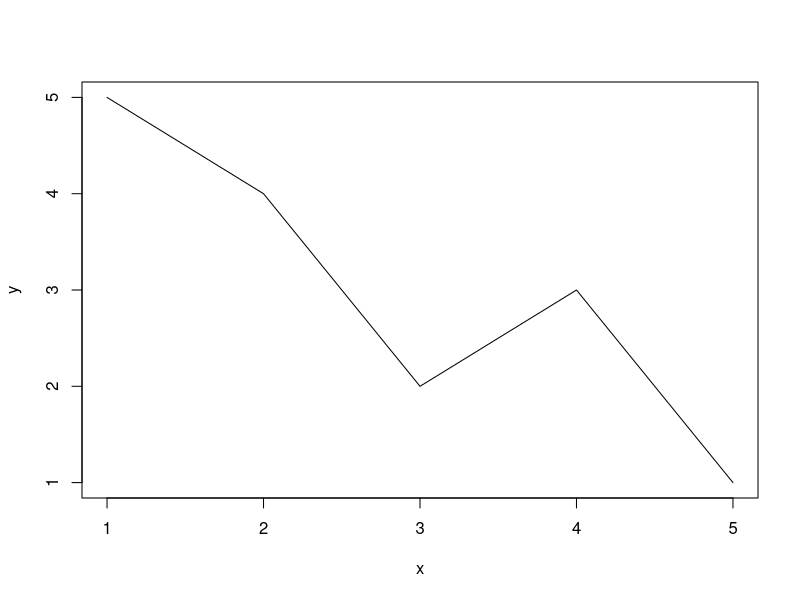

Source code (R):
## ---- chunk 1
v <- c(TRUE, FALSE, TRUE, TRUE, FALSE)
v <- c("python", "mathlab", "R") 
v <- c(6, 5, 4, 3, 2, 1)
## ---- chunk 2
which(v == 3)
## ---- chunk 3
studentID <- c(1, 2, 3, 4)
age <- c(17, 18, 16, 19)
gender <-c("M", "F", "M", "M")
studentData <- data.frame(studentID, age, gender)
## ---- chunk 4
rownames(studentData) <- c("A", "B", "C", "D")
## ---- chunk 5
colnames(studentData) <- c("ID", "age", "gender")
studentData
## ---- chunk 6
x <- c(1:5)
eps <- rnorm(5)
y <- 2*x + eps
mod <- lm(y ~ x)
## ---- chunk 7
summary(mod)
## ---- chunk 8
g <- "My List"
h <- c(2, 3, 5, 7)
j <- matrix(1:10, nrow = 5, byrow = FALSE)
k <- c("one", "two", "three")
mylist <- list(title = g, ages = h, j, k)
## ---- chunk 9
mylist[[2]]
## ---- chunk 10
mylist$ages
mylist[[1]] 
## ---- chunk 11
y <- c(5, 4, 2, 3, 1) 
x <- c(1, 2, 3, 4, 5)
plot(x, y, type = "l")
## ---- chunk 12
rnorm(5, mean = 0, sd = 1) # 5 random numbers from N(0, 1)
## ---- chunk 13
round(2.333333, 2)
## ---- chunk 14
func <- function(x1, x2) {
   y <- 3 * x1^2 + 3 * x2^2 - 2* x1^2 *x2
   return(y)
}
func(1, 2)
## ---- chunk 15
v <- c(1, 2, 4, 3) 
w <- c(0, 0, 0, 0) 
t <- 0

for (i in v) {
  t <- t + 1
  w[t] <- w[t] + i 
  print(w)
}

w
## ---- chunk 16
i <- 1
while (i <= 10) {
  print(i)
  i <- i + 1
}
## ---- chunk 17
alphabet <- LETTERS[1:6] 
for (i in alphabet) {
  if(i == 'D') {
    next 
  }
 print(i) 
}
## ---- chunk 18
alphabet <- LETTERS[7:12] 
for (i in alphabet) {
  if (i == 'K') {
    break 
  }
  print(i) 
}
## ---- chunk 19
f <- function(x) {
  ts <- 2*x^2
  return(ts)
}

ii <- matrix(1:4, nrow = 1)
apply(ii, 1, f)
## ---- chunk 20
print("run R code!")
